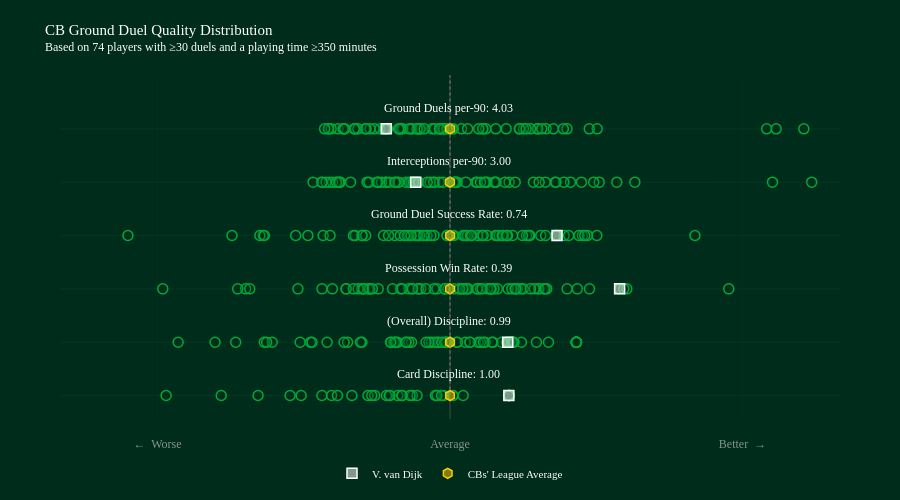

Source (notebook cell):
### Code cell
from classes.visual import DistributionPlot


# Create distribution plot for z-scores
dist_plot = DistributionPlot(
    columns = metrics,
    labels = ["←  Worse", "Average", "Better  →"],
    quality_metric_labels = Quality_Metric_labels,
    quality_metric_value_columns = Quality_Metric_label_Value_displayed
)

# Add title
dist_plot.add_title(
    title="CB Ground Duel Quality Distribution",
    subtitle=f"Based on {len(duel_summary)} players with ≥30 duels and a playing time ≥350 minutes"
)


# Convert z_scores to dataframe format expected by add_group_data
# and merge the raw metric columns so annotation text can show non-z values.
z_scores_df = z_scores.reset_index()

raw_metric_columns = list(dict.fromkeys(Quality_Metric_label_Value_displayed.values()))
missing_raw_metric_columns = [col for col in raw_metric_columns if col not in duel_summary.columns]
if missing_raw_metric_columns:
    raise KeyError(
        "Missing raw metric column(s) required for annotation values: "
        + ", ".join(missing_raw_metric_columns)
    )

raw_metrics_df = duel_summary[raw_metric_columns].reset_index()

z_scores_df = z_scores_df.merge(
    raw_metrics_df,
    on=["player.id", "player.name"],
    how="left",
    validate="one_to_one",
)

hover_payload_suffix = "_hover_payload"
hover_string = "%{customdata[0]} = %{customdata[1]:.2f}<br>Respective Z-score = %{customdata[2]:.2f}"

for metric in metrics:
    raw_metric = Quality_Metric_label_Value_displayed.get(metric, metric.replace("z_", "", 1))
    metric_label = Quality_Metric_labels.get(metric, metric)
    z_scores_df[f"{metric}{hover_payload_suffix}"] = list(
        zip(
            [metric_label] * len(z_scores_df),
            z_scores_df[raw_metric],
            pd.to_numeric(z_scores_df[metric], errors="coerce"),
        )
    )


# Add all players as group data (background distribution)
dist_plot.add_group_data(
    df_plot=z_scores_df,
    plots="",  # No suffix needed since columns are already z-scores
    names=z_scores_df["player.name"],
    legend="All players",
    hover=hover_payload_suffix,
    hover_string=hover_string
)


# Highlight/Select a specific player (player.id = 370)
selected_player = z_scores_df[z_scores_df["player.id"] == 370]
if not selected_player.empty:
    player_name = selected_player["player.name"].iloc[0]
    dist_plot.add_data_point(
        ser_plot=selected_player.iloc[0],
        plots="",
        name=player_name,
        hover=hover_payload_suffix,
        hover_string=hover_string,
        add_annotations=True
    )


# Calculate cohort averages (raw metric values & z-scores)
cb_avg_raw_metrics = pd.Series(
    {
        raw_col: pd.to_numeric(z_scores_df[raw_col], errors="coerce").mean()
        for raw_col in raw_metric_columns
    }
)
cb_avg_z_scores = pd.Series(
    {
        z_col: pd.to_numeric(z_scores_df[z_col], errors="coerce").mean()
        for z_col in metrics
    }
)

cb_averages_summary = pd.DataFrame(
    {
        "metric": metrics,
        "avg_metric_value": [cb_avg_raw_metrics.get(Quality_Metric_label_Value_displayed[m], float("nan")) for m in metrics],
        "avg_z_score": [cb_avg_z_scores.get(m, float("nan")) for m in metrics],
    }
)

cb_average_point = cb_avg_z_scores.copy()
for metric, raw_metric in Quality_Metric_label_Value_displayed.items():
    cb_average_point[raw_metric] = cb_avg_raw_metrics.get(raw_metric, float("nan"))
for metric in metrics:
    raw_metric = Quality_Metric_label_Value_displayed.get(metric, metric.replace("z_", "", 1))
    metric_label = Quality_Metric_labels.get(metric, metric)
    cb_average_point[f"{metric}{hover_payload_suffix}"] = [
        metric_label,
        cb_average_point.get(raw_metric, float("nan")),
        cb_average_point.get(metric, float("nan")),
    ]
cb_average_point["player.id"] = -1
cb_average_point["player.name"] = "CBs' League Average"


# Add All-CBs average as a distinct data point (using averaged z-scores)
dist_plot.add_data_point(
    ser_plot=cb_average_point,
    plots="",
    name="CBs' League Average",
    hover=hover_payload_suffix,
    hover_string=hover_string,
    add_annotations=False
)

# For Jupyter notebooks, use this to display
dist_plot.fig.show()

### Figure 1 — Plotly figure (JSON) as saved in the notebook; plotly's stock layout.template omitted (floating-point values rounded to 4 significant figures; data arrays with more than 128 entries replaced by an {"elided": "..."} marker saying what was removed)
{"data": [{"customdata": {"elided": "74x3 mixed values"}, "hovertemplate": "%{text}<br>%{customdata[0]} = %{customdata[1]:.2f}<br>Respective Z-score = %{customdata[2]:.2f}<extra></extra>", "marker": {"color": "rgba(0, 44, 28, 0.2)", "line": {"color": "rgba(0, 169, 56, 1)", "width": 1.5}, "size": 10}, "mode": "markers", "showlegend": false, "text": ["N. Collins", "M. Kilman", "D. Burn", "N. Milenković", "V. van Dijk", "Murillo", "L. Colwill", "M. Lacroix", "I. Zabarnyi", "W. Saliba", "M. Guéhi", "J. van Hecke", "F. Schär", "J. Tarkowski", "C. Bassey", "T. Harwood-Bellis", "W. Faes", "J. Andersen", "I. Konaté", "J. Bednarek", "Toti", "J. Branthwaite", "D. O'Shea", "Dean Huijsen", "E. Konsa", "Gabriel Magalhaes", "Rúben Dias", "M. de Ligt", "L. Dunk", "K. Mavropanos", "Pau Torres", "M. Akanji", "C. Richards", "E. Pinnock", "J. Todibo", "T. Chalobah", "J. Greaves", "H. Maguire", "C. Coady", "S. Bueno", "L. Martínez", "M. Doherty", "S. van den Berg", "C. Burgess", "T. Adarabioyo", "C. Romero", "E. Agbadou", "J. Vestergaard", "J. Stephens", "B. Davies", "I. Diop", "R. Drăgușin", "L. Yoro", "L. Woolfenden", "C. Okoli", "M. Senesi", "J. Kiwior", "M. Keane", "M. van de Ven", "C. Dawson", "J. Gvardiol", "Morato", "A. Gray", "A. Webster", "W. Fofana", "N. Mazraoui", "K. Danso", "Diego Carlos", "A. Cresswell", "N. Wood", "A. Khusanov", "J. Bree", "Y. Mosquera", "K. Walker-Peters"], "type": "scatter", "x": [-0.3867, -0.8411, 0.03042, 0.6036, 0.6036, 0.6036, 0.6036, -0.772, 0.1349, -0.6156, 0.6036, -1.64, -0.5365, 0.6036, -0.4893, -0.0639, -0.1497, -2.346, 0.6036, 0.02728, -0.1339, -0.338, 0.6036, -0.08571, 0.6036, 0.6036, 0.6036, 0.6036, 0.6036, -0.4105, 0.6036, -0.6519, 0.6036, 0.6036, 0.6036, 0.6036, 0.6036, -0.8026, -1.215, 0.6036, 0.6036, 0.6036, 0.6036, 0.6036, 0.6036, -1.527, 0.6036, -4.875, -0.495, 0.6036, 0.6036, 0.6036, 0.6036, 0.6036, -0.6227, -1.006, 0.6036, 0.6036, 0.6036, 0.6036, 0.6036, 0.6036, 0.6036, 0.6036, -1.154, 0.6036, 0.6036, 0.6036, 0.6036, -1.314, -2.912, 0.6036, 0.6036, -1.969], "y": [0, 0, 0, 0, 0, 0, 0, 0, 0, 0, 0, 0, 0, 0, 0, 0, 0, 0, 0, 0, 0, 0, 0, 0, 0, 0, 0, 0, 0, 0, 0, 0, 0, 0, 0, 0, 0, 0, 0, 0, 0, 0, 0, 0, 0, 0, 0, 0, 0, 0, 0, 0, 0, 0, 0, 0, 0, 0, 0, 0, 0, 0, 0, 0, 0, 0, 0, 0, 0, 0, 0, 0, 0, 0]}, {"customdata": {"elided": "74x3 mixed values"}, "hovertemplate": "%{text}<br>%{customdata[0]} = %{customdata[1]:.2f}<br>Respective Z-score = %{customdata[2]:.2f}<extra></extra>", "marker": {"color": "rgba(0, 44, 28, 0.2)", "line": {"color": "rgba(0, 169, 56, 1)", "width": 1.5}, "size": 10}, "mode": "markers", "showlegend": false, "text": ["N. Collins", "M. Kilman", "D. Burn", "N. Milenković", "V. van Dijk", "Murillo", "L. Colwill", "M. Lacroix", "I. Zabarnyi", "W. Saliba", "M. Guéhi", "J. van Hecke", "F. Schär", "J. Tarkowski", "C. Bassey", "T. Harwood-Bellis", "W. Faes", "J. Andersen", "I. Konaté", "J. Bednarek", "Toti", "J. Branthwaite", "D. O'Shea", "Dean Huijsen", "E. Konsa", "Gabriel Magalhaes", "Rúben Dias", "M. de Ligt", "L. Dunk", "K. Mavropanos", "Pau Torres", "M. Akanji", "C. Richards", "E. Pinnock", "J. Todibo", "T. Chalobah", "J. Greaves", "H. Maguire", "C. Coady", "S. Bueno", "L. Martínez", "M. Doherty", "S. van den Berg", "C. Burgess", "T. Adarabioyo", "C. Romero", "E. Agbadou", "J. Vestergaard", "J. Stephens", "B. Davies", "I. Diop", "R. Drăgușin", "L. Yoro", "L. Woolfenden", "C. Okoli", "M. Senesi", "J. Kiwior", "M. Keane", "M. van de Ven", "C. Dawson", "J. Gvardiol", "Morato", "A. Gray", "A. Webster", "W. Fofana", "N. Mazraoui", "K. Danso", "Diego Carlos", "A. Cresswell", "N. Wood", "A. Khusanov", "J. Bree", "Y. Mosquera", "K. Walker-Peters"], "type": "scatter", "x": [0.06581, 0.5782, 0.4416, 0.6285, 0.5926, -0.006027, -0.1281, 0.1567, 0.5973, -1.431, 0.6491, -0.1907, -0.1204, -0.3946, -0.6048, 0.6327, -0.5757, -0.5365, -0.5625, 1.01, -0.903, 0.3602, 0.8867, 0.611, 1.296, -0.5537, -0.03075, -0.04776, -0.1598, 0.2882, 1.296, -1.824, 0.3134, 1.296, 0.531, 0.4298, 0.7326, 0.5973, -1.415, -1.051, -0.03637, 0.657, 0.641, 1.296, 1.296, -2.41, -0.9185, -2.788, 0.2042, -1.086, -0.6098, 1.296, 1.296, 1.296, 0.07725, -1.905, -0.4223, 1.296, 0.2042, -0.04776, 1.296, -0.4509, 1.296, -1.537, -2.198, -0.2158, -1.88, -0.08313, 1.296, 0.3432, -0.4509, 1.296, -0.2454, -1.261], "y": [1, 1, 1, 1, 1, 1, 1, 1, 1, 1, 1, 1, 1, 1, 1, 1, 1, 1, 1, 1, 1, 1, 1, 1, 1, 1, 1, 1, 1, 1, 1, 1, 1, 1, 1, 1, 1, 1, 1, 1, 1, 1, 1, 1, 1, 1, 1, 1, 1, 1, 1, 1, 1, 1, 1, 1, 1, 1, 1, 1, 1, 1, 1, 1, 1, 1, 1, 1, 1, 1, 1, 1, 1, 1]}, {"customdata": {"elided": "74x3 mixed values"}, "hovertemplate": "%{text}<br>%{customdata[0]} = %{customdata[1]:.2f}<br>Respective Z-score = %{customdata[2]:.2f}<extra></extra>", "marker": {"color": "rgba(0, 44, 28, 0.2)", "line": {"color": "rgba(0, 169, 56, 1)", "width": 1.5}, "size": 10}, "mode": "markers", "showlegend": false, "text": ["N. Collins", "M. Kilman", "D. Burn", "N. Milenković", "V. van Dijk", "Murillo", "L. Colwill", "M. Lacroix", "I. Zabarnyi", "W. Saliba", "M. Guéhi", "J. van Hecke", "F. Schär", "J. Tarkowski", "C. Bassey", "T. Harwood-Bellis", "W. Faes", "J. Andersen", "I. Konaté", "J. Bednarek", "Toti", "J. Branthwaite", "D. O'Shea", "Dean Huijsen", "E. Konsa", "Gabriel Magalhaes", "Rúben Dias", "M. de Ligt", "L. Dunk", "K. Mavropanos", "Pau Torres", "M. Akanji", "C. Richards", "E. Pinnock", "J. Todibo", "T. Chalobah", "J. Greaves", "H. Maguire", "C. Coady", "S. Bueno", "L. Martínez", "M. Doherty", "S. van den Berg", "C. Burgess", "T. Adarabioyo", "C. Romero", "E. Agbadou", "J. Vestergaard", "J. Stephens", "B. Davies", "I. Diop", "R. Drăgușin", "L. Yoro", "L. Woolfenden", "C. Okoli", "M. Senesi", "J. Kiwior", "M. Keane", "M. van de Ven", "C. Dawson", "J. Gvardiol", "Morato", "A. Gray", "A. Webster", "W. Fofana", "N. Mazraoui", "K. Danso", "Diego Carlos", "A. Cresswell", "N. Wood", "A. Khusanov", "J. Bree", "Y. Mosquera", "K. Walker-Peters"], "type": "scatter", "x": [-0.1332, 0.1323, -0.1635, 0.6904, 1.74, 0.6652, 0.1588, -0.4213, 0.186, 0.5965, 0.7277, 0.9107, -0.9055, -0.3007, 0.9619, -0.8406, 0.09892, -0.506, 0.1748, 0.4247, 0.6342, -0.5893, 0.486, 0.03871, -0.05345, -0.01942, 0.09758, 0.2772, -0.7364, 1.813, 0.9107, -1.207, 0.4166, 0.8653, -0.8927, 0.9923, 0.7513, 1.306, 0.8255, -0.4905, -0.3874, -0.05345, -1.066, 0.1305, 1.201, 0.3118, 2.859, 0.9748, -0.3246, -1.56, 0.2818, -1.066, -0.3246, -2.097, 0.451, 0.3826, -0.3854, -0.2458, -0.9422, -0.9898, 1.783, 0.4166, -0.8254, -0.8254, -1.313, 0.6731, -0.8861, 1.431, 0.4166, -0.7963, -2.054, -2.178, 0.3294, -2.946], "y": [2, 2, 2, 2, 2, 2, 2, 2, 2, 2, 2, 2, 2, 2, 2, 2, 2, 2, 2, 2, 2, 2, 2, 2, 2, 2, 2, 2, 2, 2, 2, 2, 2, 2, 2, 2, 2, 2, 2, 2, 2, 2, 2, 2, 2, 2, 2, 2, 2, 2, 2, 2, 2, 2, 2, 2, 2, 2, 2, 2, 2, 2, 2, 2, 2, 2, 2, 2, 2, 2, 2, 2, 2, 2]}, {"customdata": {"elided": "74x3 mixed values"}, "hovertemplate": "%{text}<br>%{customdata[0]} = %{customdata[1]:.2f}<br>Respective Z-score = %{customdata[2]:.2f}<extra></extra>", "marker": {"color": "rgba(0, 44, 28, 0.2)", "line": {"color": "rgba(0, 169, 56, 1)", "width": 1.5}, "size": 10}, "mode": "markers", "showlegend": false, "text": ["N. Collins", "M. Kilman", "D. Burn", "N. Milenković", "V. van Dijk", "Murillo", "L. Colwill", "M. Lacroix", "I. Zabarnyi", "W. Saliba", "M. Guéhi", "J. van Hecke", "F. Schär", "J. Tarkowski", "C. Bassey", "T. Harwood-Bellis", "W. Faes", "J. Andersen", "I. Konaté", "J. Bednarek", "Toti", "J. Branthwaite", "D. O'Shea", "Dean Huijsen", "E. Konsa", "Gabriel Magalhaes", "Rúben Dias", "M. de Ligt", "L. Dunk", "K. Mavropanos", "Pau Torres", "M. Akanji", "C. Richards", "E. Pinnock", "J. Todibo", "T. Chalobah", "J. Greaves", "H. Maguire", "C. Coady", "S. Bueno", "L. Martínez", "M. Doherty", "S. van den Berg", "C. Burgess", "T. Adarabioyo", "C. Romero", "E. Agbadou", "J. Vestergaard", "J. Stephens", "B. Davies", "I. Diop", "R. Drăgușin", "L. Yoro", "L. Woolfenden", "C. Okoli", "M. Senesi", "J. Kiwior", "M. Keane", "M. van de Ven", "C. Dawson", "J. Gvardiol", "Morato", "A. Gray", "A. Webster", "W. Fofana", "N. Mazraoui", "K. Danso", "Diego Carlos", "A. Cresswell", "N. Wood", "A. Khusanov", "J. Bree", "Y. Mosquera", "K. Walker-Peters"], "type": "scatter", "x": [0.173, 0.1345, -0.3169, 0.6429, 1.098, -0.2386, 0.4659, 0.325, 0.9303, 1.358, 0.5036, -0.2342, -1.302, 0.5896, 0.8159, -0.9719, -0.6815, -0.1642, 0.4809, 0.2849, -0.5671, 0.7846, 1.17, 0.8174, 0.38, -0.3123, -0.3338, 0.5856, -0.63, -0.3531, 1.506, -1.916, 0.1802, 0.807, 1.092, 0.009778, -0.3397, 0.5462, -0.1955, 0.04176, 0.7432, 0.02865, -0.27, 0.9809, 0.5349, -0.9028, 1.323, 1.217, -0.0299, -3.303, 0.5812, -0.51, -1.583, -0.8649, 1.087, 0.1534, -0.4234, -0.4385, -1.23, -0.3992, 2.512, 0.2102, -2.236, -1.457, -1.95, 0.3394, -0.9028, 0.2228, 1.41, -0.4664, -0.0299, -0.9901, 1.382, -1.904], "y": [3, 3, 3, 3, 3, 3, 3, 3, 3, 3, 3, 3, 3, 3, 3, 3, 3, 3, 3, 3, 3, 3, 3, 3, 3, 3, 3, 3, 3, 3, 3, 3, 3, 3, 3, 3, 3, 3, 3, 3, 3, 3, 3, 3, 3, 3, 3, 3, 3, 3, 3, 3, 3, 3, 3, 3, 3, 3, 3, 3, 3, 3, 3, 3, 3, 3, 3, 3, 3, 3, 3, 3, 3, 3]}, {"customdata": {"elided": "74x3 mixed values"}, "hovertemplate": "%{text}<br>%{customdata[0]} = %{customdata[1]:.2f}<br>Respective Z-score = %{customdata[2]:.2f}<extra></extra>", "marker": {"color": "rgba(0, 44, 28, 0.2)", "line": {"color": "rgba(0, 169, 56, 1)", "width": 1.5}, "size": 10}, "mode": "markers", "showlegend": false, "text": ["N. Collins", "M. Kilman", "D. Burn", "N. Milenković", "V. van Dijk", "Murillo", "L. Colwill", "M. Lacroix", "I. Zabarnyi", "W. Saliba", "M. Guéhi", "J. van Hecke", "F. Schär", "J. Tarkowski", "C. Bassey", "T. Harwood-Bellis", "W. Faes", "J. Andersen", "I. Konaté", "J. Bednarek", "Toti", "J. Branthwaite", "D. O'Shea", "Dean Huijsen", "E. Konsa", "Gabriel Magalhaes", "Rúben Dias", "M. de Ligt", "L. Dunk", "K. Mavropanos", "Pau Torres", "M. Akanji", "C. Richards", "E. Pinnock", "J. Todibo", "T. Chalobah", "J. Greaves", "H. Maguire", "C. Coady", "S. Bueno", "L. Martínez", "M. Doherty", "S. van den Berg", "C. Burgess", "T. Adarabioyo", "C. Romero", "E. Agbadou", "J. Vestergaard", "J. Stephens", "B. Davies", "I. Diop", "R. Drăgușin", "L. Yoro", "L. Woolfenden", "C. Okoli", "M. Senesi", "J. Kiwior", "M. Keane", "M. van de Ven", "C. Dawson", "J. Gvardiol", "Morato", "A. Gray", "A. Webster", "W. Fofana", "N. Mazraoui", "K. Danso", "Diego Carlos", "A. Cresswell", "N. Wood", "A. Khusanov", "J. Bree", "Y. Mosquera", "K. Walker-Peters"], "type": "scatter", "x": [0.3817, -0.6569, -0.1573, -0.3274, -0.3517, -0.3847, 0.2648, 1.079, 1.236, 0.4657, 0.05799, -0.5407, -0.109, -0.0028, 0.856, -0.3403, -0.5666, -0.2034, 0.06444, 0.9777, -0.1705, -0.4532, 0.03359, 0.6066, -1.126, -1.167, -1.236, 0.07481, -1.317, -0.3992, -0.7324, -1.204, 1.53, 0.2787, 1.348, 0.4522, -0.4189, -0.6597, -1.272, 1.168, 1.087, -0.3696, -0.3723, -0.8507, -0.3233, 0.3677, 0.04779, 0.3129, 0.6687, -1.311, -0.7026, -0.6221, -0.5265, -1.129, 1.474, 3.307, -0.2338, -0.748, -0.832, -1.02, 0.4727, 0.3537, -1.405, -1.163, -0.0727, 3.71, -1.14, -0.5621, -0.7427, 0.5634, 0.162, 0.9143, 1.711, 1.896], "y": [4, 4, 4, 4, 4, 4, 4, 4, 4, 4, 4, 4, 4, 4, 4, 4, 4, 4, 4, 4, 4, 4, 4, 4, 4, 4, 4, 4, 4, 4, 4, 4, 4, 4, 4, 4, 4, 4, 4, 4, 4, 4, 4, 4, 4, 4, 4, 4, 4, 4, 4, 4, 4, 4, 4, 4, 4, 4, 4, 4, 4, 4, 4, 4, 4, 4, 4, 4, 4, 4, 4, 4, 4, 4]}, {"customdata": {"elided": "74x3 mixed values"}, "hovertemplate": "%{text}<br>%{customdata[0]} = %{customdata[1]:.2f}<br>Respective Z-score = %{customdata[2]:.2f}<extra></extra>", "marker": {"color": "rgba(0, 44, 28, 0.2)", "line": {"color": "rgba(0, 169, 56, 1)", "width": 1.5}, "size": 10}, "mode": "markers", "showlegend": false, "text": ["N. Collins", "M. Kilman", "D. Burn", "N. Milenković", "V. van Dijk", "Murillo", "L. Colwill", "M. Lacroix", "I. Zabarnyi", "W. Saliba", "M. Guéhi", "J. van Hecke", "F. Schär", "J. Tarkowski", "C. Bassey", "T. Harwood-Bellis", "W. Faes", "J. Andersen", "I. Konaté", "J. Bednarek", "Toti", "J. Branthwaite", "D. O'Shea", "Dean Huijsen", "E. Konsa", "Gabriel Magalhaes", "Rúben Dias", "M. de Ligt", "L. Dunk", "K. Mavropanos", "Pau Torres", "M. Akanji", "C. Richards", "E. Pinnock", "J. Todibo", "T. Chalobah", "J. Greaves", "H. Maguire", "C. Coady", "S. Bueno", "L. Martínez", "M. Doherty", "S. van den Berg", "C. Burgess", "T. Adarabioyo", "C. Romero", "E. Agbadou", "J. Vestergaard", "J. Stephens", "B. Davies", "I. Diop", "R. Drăgușin", "L. Yoro", "L. Woolfenden", "C. Okoli", "M. Senesi", "J. Kiwior", "M. Keane", "M. van de Ven", "C. Dawson", "J. Gvardiol", "Morato", "A. Gray", "A. Webster", "W. Fofana", "N. Mazraoui", "K. Danso", "Diego Carlos", "A. Cresswell", "N. Wood", "A. Khusanov", "J. Bree", "Y. Mosquera", "K. Walker-Peters"], "type": "scatter", "x": [0.3363, -0.7177, -0.05998, -0.5174, -0.6529, -0.329, 0.1181, 0.9855, 0.8963, 0.0343, -0.09899, -0.4971, 0.3667, -0.1846, 0.576, -0.03642, -0.3922, -0.1591, -0.08568, 0.9001, 0.01146, -0.6748, -0.3117, 0.3358, -1.249, -1.15, -1.219, -0.1072, -1.245, -0.3096, -1.089, -0.7765, 1.509, 0.02384, 0.9404, 0.4692, -0.335, -0.82, -1.286, 1.2, 0.8257, -0.3921, -0.3062, -1.097, -0.4851, 0.7531, -0.3384, -0.06549, 0.7106, -0.4191, -0.8702, -0.5056, -0.03019, -0.9779, 1.06, 3.345, -0.1073, -0.6639, -0.5275, -0.9703, -0.2651, 0.2945, -0.9447, -0.8604, 0.7134, 3.629, -0.9817, -0.6432, -1.08, 0.7804, 0.1808, 1.428, 1.162, 3.248], "y": [5, 5, 5, 5, 5, 5, 5, 5, 5, 5, 5, 5, 5, 5, 5, 5, 5, 5, 5, 5, 5, 5, 5, 5, 5, 5, 5, 5, 5, 5, 5, 5, 5, 5, 5, 5, 5, 5, 5, 5, 5, 5, 5, 5, 5, 5, 5, 5, 5, 5, 5, 5, 5, 5, 5, 5, 5, 5, 5, 5, 5, 5, 5, 5, 5, 5, 5, 5, 5, 5, 5, 5, 5, 5]}, {"customdata": [["Card Discipline", 1, 0.6036]], "hovertemplate": "%{text}<br>%{customdata[0]} = %{customdata[1]:.2f}<br>Respective Z-score = %{customdata[2]:.2f}<extra></extra>", "marker": {"color": "rgba(255, 255, 255, 0.5)", "line": {"color": "rgba(255, 255, 255, 1)", "width": 1.5}, "size": 10, "symbol": "square"}, "mode": "markers", "name": "V. van Dijk", "showlegend": true, "text": ["V. van Dijk"], "type": "scatter", "x": [0.6036], "y": [0]}, {"customdata": [["(Overall) Discipline", 0.9866, 0.5926]], "hovertemplate": "%{text}<br>%{customdata[0]} = %{customdata[1]:.2f}<br>Respective Z-score = %{customdata[2]:.2f}<extra></extra>", "marker": {"color": "rgba(255, 255, 255, 0.5)", "line": {"color": "rgba(255, 255, 255, 1)", "width": 1.5}, "size": 10, "symbol": "square"}, "mode": "markers", "name": "V. van Dijk", "showlegend": false, "text": ["V. van Dijk"], "type": "scatter", "x": [0.5926], "y": [1]}, {"customdata": [["Possession Win Rate", 0.3893, 1.74]], "hovertemplate": "%{text}<br>%{customdata[0]} = %{customdata[1]:.2f}<br>Respective Z-score = %{customdata[2]:.2f}<extra></extra>", "marker": {"color": "rgba(255, 255, 255, 0.5)", "line": {"color": "rgba(255, 255, 255, 1)", "width": 1.5}, "size": 10, "symbol": "square"}, "mode": "markers", "name": "V. van Dijk", "showlegend": false, "text": ["V. van Dijk"], "type": "scatter", "x": [1.74], "y": [2]}, {"customdata": [["Ground Duel Success Rate", 0.745, 1.098]], "hovertemplate": "%{text}<br>%{customdata[0]} = %{customdata[1]:.2f}<br>Respective Z-score = %{customdata[2]:.2f}<extra></extra>", "marker": {"color": "rgba(255, 255, 255, 0.5)", "line": {"color": "rgba(255, 255, 255, 1)", "width": 1.5}, "size": 10, "symbol": "square"}, "mode": "markers", "name": "V. van Dijk", "showlegend": false, "text": ["V. van Dijk"], "type": "scatter", "x": [1.098], "y": [3]}, {"customdata": [["Interceptions per-90", 3, -0.3517]], "hovertemplate": "%{text}<br>%{customdata[0]} = %{customdata[1]:.2f}<br>Respective Z-score = %{customdata[2]:.2f}<extra></extra>", "marker": {"color": "rgba(255, 255, 255, 0.5)", "line": {"color": "rgba(255, 255, 255, 1)", "width": 1.5}, "size": 10, "symbol": "square"}, "mode": "markers", "name": "V. van Dijk", "showlegend": false, "text": ["V. van Dijk"], "type": "scatter", "x": [-0.3517], "y": [4]}, {"customdata": [["Ground Duels per-90", 4.027, -0.6529]], "hovertemplate": "%{text}<br>%{customdata[0]} = %{customdata[1]:.2f}<br>Respective Z-score = %{customdata[2]:.2f}<extra></extra>", "marker": {"color": "rgba(255, 255, 255, 0.5)", "line": {"color": "rgba(255, 255, 255, 1)", "width": 1.5}, "size": 10, "symbol": "square"}, "mode": "markers", "name": "V. van Dijk", "showlegend": false, "text": ["V. van Dijk"], "type": "scatter", "x": [-0.6529], "y": [5]}, {"customdata": [["Card Discipline", 0.9943, -7.144e-15]], "hovertemplate": "%{text}<br>%{customdata[0]} = %{customdata[1]:.2f}<br>Respective Z-score = %{customdata[2]:.2f}<extra></extra>", "marker": {"color": "rgba(255, 204, 0, 0.5)", "line": {"color": "rgba(255, 204, 0, 1)", "width": 1.5}, "size": 10, "symbol": "hexagon"}, "mode": "markers", "name": "CBs' League Average", "showlegend": true, "text": ["CBs' League Average"], "type": "scatter", "x": [-7.144e-15], "y": [0]}, {"customdata": [["(Overall) Discipline", 0.9753, -5.671e-15]], "hovertemplate": "%{text}<br>%{customdata[0]} = %{customdata[1]:.2f}<br>Respective Z-score = %{customdata[2]:.2f}<extra></extra>", "marker": {"color": "rgba(255, 204, 0, 0.5)", "line": {"color": "rgba(255, 204, 0, 1)", "width": 1.5}, "size": 10, "symbol": "hexagon"}, "mode": "markers", "name": "CBs' League Average", "showlegend": false, "text": ["CBs' League Average"], "type": "scatter", "x": [-5.671e-15], "y": [1]}, {"customdata": [["Possession Win Rate", 0.2719, 3.901e-16]], "hovertemplate": "%{text}<br>%{customdata[0]} = %{customdata[1]:.2f}<br>Respective Z-score = %{customdata[2]:.2f}<extra></extra>", "marker": {"color": "rgba(255, 204, 0, 0.5)", "line": {"color": "rgba(255, 204, 0, 1)", "width": 1.5}, "size": 10, "symbol": "hexagon"}, "mode": "markers", "name": "CBs' League Average", "showlegend": false, "text": ["CBs' League Average"], "type": "scatter", "x": [3.901e-16], "y": [2]}, {"customdata": [["Ground Duel Success Rate", 0.6687, 2.1e-16]], "hovertemplate": "%{text}<br>%{customdata[0]} = %{customdata[1]:.2f}<br>Respective Z-score = %{customdata[2]:.2f}<extra></extra>", "marker": {"color": "rgba(255, 204, 0, 0.5)", "line": {"color": "rgba(255, 204, 0, 1)", "width": 1.5}, "size": 10, "symbol": "hexagon"}, "mode": "markers", "name": "CBs' League Average", "showlegend": false, "text": ["CBs' League Average"], "type": "scatter", "x": [2.1e-16], "y": [3]}, {"customdata": [["Interceptions per-90", 3.391, 1.62e-16]], "hovertemplate": "%{text}<br>%{customdata[0]} = %{customdata[1]:.2f}<br>Respective Z-score = %{customdata[2]:.2f}<extra></extra>", "marker": {"color": "rgba(255, 204, 0, 0.5)", "line": {"color": "rgba(255, 204, 0, 1)", "width": 1.5}, "size": 10, "symbol": "hexagon"}, "mode": "markers", "name": "CBs' League Average", "showlegend": false, "text": ["CBs' League Average"], "type": "scatter", "x": [1.62e-16], "y": [4]}, {"customdata": [["Ground Duels per-90", 5.069, 6.001e-17]], "hovertemplate": "%{text}<br>%{customdata[0]} = %{customdata[1]:.2f}<br>Respective Z-score = %{customdata[2]:.2f}<extra></extra>", "marker": {"color": "rgba(255, 204, 0, 0.5)", "line": {"color": "rgba(255, 204, 0, 1)", "width": 1.5}, "size": 10, "symbol": "hexagon"}, "mode": "markers", "name": "CBs' League Average", "showlegend": false, "text": ["CBs' League Average"], "type": "scatter", "x": [6.001e-17], "y": [5]}], "layout": {"annotations": [{"font": {"color": "rgba(255, 255, 255, 1)", "family": "Gilroy-Light", "size": 12}, "showarrow": false, "text": "<span style=''>Card Discipline: 1.00 </span>", "x": 0, "y": 0.4}, {"font": {"color": "rgba(255, 255, 255, 1)", "family": "Gilroy-Light", "size": 12}, "showarrow": false, "text": "<span style=''>(Overall) Discipline: 0.99 </span>", "x": 0, "y": 1.4}, {"font": {"color": "rgba(255, 255, 255, 1)", "family": "Gilroy-Light", "size": 12}, "showarrow": false, "text": "<span style=''>Possession Win Rate: 0.39 </span>", "x": 0, "y": 2.4}, {"font": {"color": "rgba(255, 255, 255, 1)", "family": "Gilroy-Light", "size": 12}, "showarrow": false, "text": "<span style=''>Ground Duel Success Rate: 0.74 </span>", "x": 0, "y": 3.4}, {"font": {"color": "rgba(255, 255, 255, 1)", "family": "Gilroy-Light", "size": 12}, "showarrow": false, "text": "<span style=''>Interceptions per-90: 3.00 </span>", "x": 0, "y": 4.4}, {"font": {"color": "rgba(255, 255, 255, 1)", "family": "Gilroy-Light", "size": 12}, "showarrow": false, "text": "<span style=''>Ground Duels per-90: 4.03 </span>", "x": 0, "y": 5.4}], "autosize": true, "height": 500, "legend": {"font": {"color": "rgba(255, 255, 255, 1)", "family": "Gilroy-Light", "size": 11}, "itemclick": false, "itemdoubleclick": false, "orientation": "h", "valign": "middle", "x": 0.5, "xanchor": "center", "y": -0.2, "yanchor": "bottom"}, "margin": {"b": 70, "l": 60, "pad": 16, "r": 60, "t": 75}, "paper_bgcolor": "rgba(0, 44, 28, 1)", "plot_bgcolor": "rgba(0, 44, 28, 1)", "shapes": [{"line": {"color": "gray", "dash": "dot", "width": 1}, "type": "line", "x0": 0, "x1": 0, "y0": 0, "y1": 6}], "title": {"font": {"color": "rgba(255, 255, 255, 1)", "family": "Gilroy-Medium", "size": 12}, "text": "<span style='font-size: 15.0px'>CB Ground Duel Quality Distribution</span><br>Based on 74 players with ≥30 duels and a playing time ≥350 minutes", "x": 0.05, "xanchor": "left", "y": 0.93, "yanchor": "top"}, "xaxis": {"fixedrange": true, "range": [-4, 4], "tickfont": {"color": "rgba(255, 255, 255, 0.5)", "family": "Gilroy-Light", "size": 12}, "tickmode": "array", "ticktext": ["←  Worse", "Average", "Better  →"], "tickvals": [-3, 0, 3]}, "yaxis": {"fixedrange": true, "gridcolor": "rgba(0, 56, 33, 1)", "showticklabels": false, "zerolinecolor": "rgba(0, 56, 33, 1)"}}}
